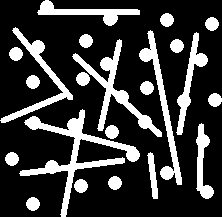
#> input picture circleAndlines.png, 222 x 217 px
$ python Prueba1.py   (older library calls are emulated)
#> lines starting #> are read from the running program, lines starting #| are printed output that depends on the picture; after the words box and inside, x2 and y2 are one past the last pixel; in counts of white or black regions, pixels touching at a corner belong together
import cv2
import numpy as np
import matplotlib.pyplot as pyplot


src = cv2.imread('../circleAndlines.png')
#> src is the input picture: shape (217, 222, 3); 22.2% white; 22 white regions, largest, box (x1, y1, x2, y2) and area: (19, 109, 140, 217) 2271, (72, 39, 162, 137) 1502, (139, 30, 182, 185) 1227
cv2.imshow('Example',src)

kernel = np.zeros((5,5),np.uint8)
kernel[:] = np.asarray(([0,0,1,0,0],[0,1,1,1,0],[1,1,1,1,1],[0,1,1,1,0,],[0,0,1,0,0]))

# for i in range(0,5,1):
#     procImage = cv2.erode(src,kernel,iterations=i+1)
#     cv2.imshow('Imagen procesada ' + str(i),procImage)

procImage = cv2.erode(src,kernel,iterations=2)
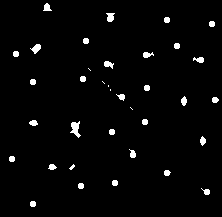
#> procImage: shape (217, 222, 3); 2.5% white; 36 white regions (6 under 20 px), largest, box (x1, y1, x2, y2) and area: (70, 121, 81, 138) 99, (30, 44, 41, 54) 61, (106, 13, 115, 22) 58
cv2.imshow('Imagen procesada',procImage)

openImage = cv2.morphologyEx(procImage,cv2.MORPH_OPEN,kernel)
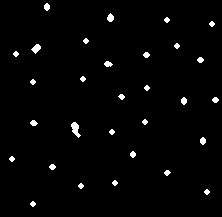
#> openImage: shape (217, 222, 3); 1.9% white; 30 white regions, largest, box (x1, y1, x2, y2) and area: (71, 122, 81, 138) 86, (31, 44, 41, 54) 57, (107, 13, 114, 22) 44
cv2.imshow('Imagen Abierta',openImage)

openImage2 = cv2.morphologyEx(openImage,cv2.MORPH_OPEN,kernel)
cv2.imshow('Imagen Abierta 2',openImage2)

closeImage = cv2.morphologyEx(openImage,cv2.MORPH_CLOSE,kernel)
cv2.imshow('Imagen Cerrada 2',closeImage)

imgray = cv2.cvtColor(closeImage, cv2.COLOR_BGR2GRAY)
#> imgray: shape (217, 222); 1.9% white; 30 white regions
ret, thresh = cv2.threshold(imgray, 127, 255, 0)
cv2.imshow('imgray2',imgray)
if cv2.__version__.startswith("3."):
    _, contours, _ = cv2.findContours(thresh, cv2.RETR_EXTERNAL, cv2.CHAIN_APPROX_SIMPLE)
else:
    contours, _ = cv2.findContours(thresh, cv2.RETR_EXTERNAL, cv2.CHAIN_APPROX_SIMPLE)
#> contours = 30 contours, 17 with area under 20; largest, box (x1, y1, x2, y2) and area: (71, 122, 81, 138) 69, (31, 44, 41, 54) 46, (107, 13, 114, 22) 34, (104, 61, 113, 67) 28, (200, 137, 206, 145) 27
print(contours)
#> (printed output is left out)
## Draw contours
cv2.drawContours(closeImage, contours, -1, (0, 255, 0), 1)
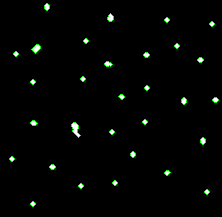
#> closeImage: shape (217, 222, 3); 0.88% of pixels changed, all inside (x1, y1, x2, y2) = (9, 3, 219, 207)
cv2.imshow('Contours',closeImage)


imageFinal = cv2.dilate(openImage2,kernel,iterations=2)
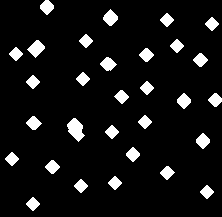
#> imageFinal: shape (217, 222, 3); 7.9% white; 30 white regions, largest, box (x1, y1, x2, y2) and area: (67, 118, 85, 142) 254, (27, 40, 45, 58) 177, (103, 9, 118, 26) 156
cv2.imshow('Imagen Final', imageFinal)
cv2.waitKey(0)
